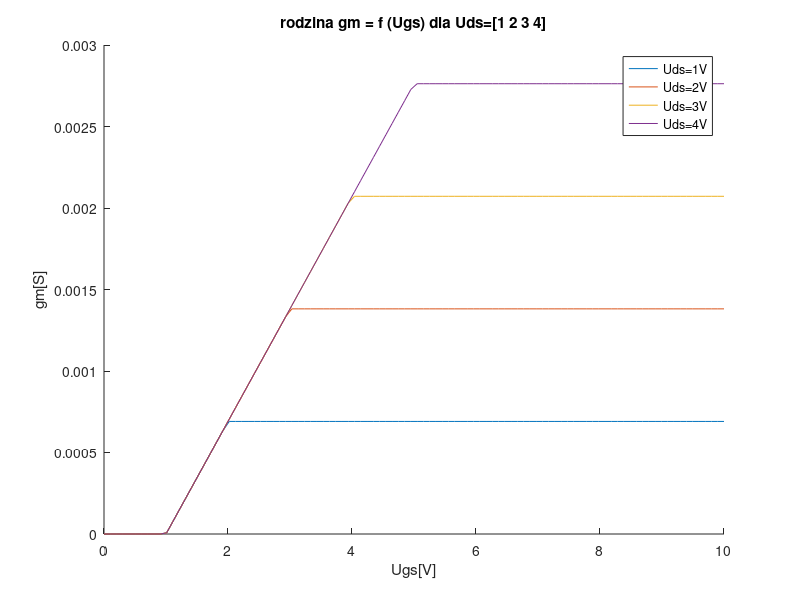

Write the MATLAB code that produced this figure.
clc
close all

%sposób oznaczania->gm co liczymy, ds to co mamy zbadać dla paru wartości

Uds=[1 2 3 4];

Ugs=linspace(0,10);
% B=0.5; %TODO znaleźć B
Ut=1;
tox=30e-9;
WL=10;
ruchliwosc=0.06;
% Cox=E0*Er/tox
% E0=8.854e-12F/m
% Er=3.9 for SiO2
Cox=(8.854e-12)*3.9/tox
B=Cox*ruchliwosc*WL

Wypadkowa=0;
figure
 for i=1:   length(Uds)
    Id=B*(Uds(i));
    Idsat=B*(Ugs-Ut);
    for k=1:length(Ugs)
      if(Ut>Ugs(k))
          Wypadkowa(k)=0;
      elseif((Ugs(k)-Ut)>Uds(i))
          Wypadkowa(k)=Id;
      else
          Wypadkowa(k)=Idsat(k);
      end    
    end
  
  
%  Wypadkowa=min(Id,Idsat)
  hold on
  plot(Ugs,Wypadkowa);
  hold on
   
 end
 legend("Uds=1V","Uds=2V","Uds=3V","Uds=4V")
 xlabel("Ugs[V]")
 ylabel("gm[S]")
 title("rodzina gm = f (Ugs) dla Uds=[1 2 3 4]")
 
hold off